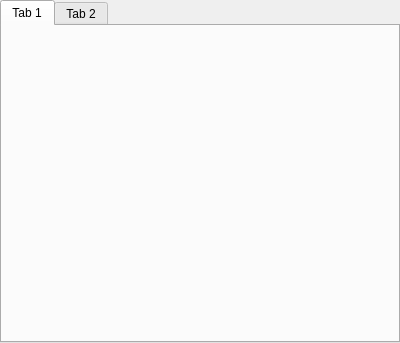
<?xml version="1.0" encoding="UTF-8"?>
<ui version="4.0">
 <class>newconvo</class>
 <widget class="QTabWidget" name="newconvo">
  <property name="geometry">
   <rect>
    <x>0</x>
    <y>0</y>
    <width>400</width>
    <height>343</height>
   </rect>
  </property>
  <property name="windowTitle">
   <string>TabWidget</string>
  </property>
  <property name="currentIndex">
   <number>0</number>
  </property>
  <widget class="QWidget" name="tab">
   <attribute name="title">
    <string>Tab 1</string>
   </attribute>
  </widget>
  <widget class="QWidget" name="tab">
   <attribute name="title">
    <string>Tab 2</string>
   </attribute>
  </widget>
 </widget>
 <resources/>
 <connections/>
</ui>
